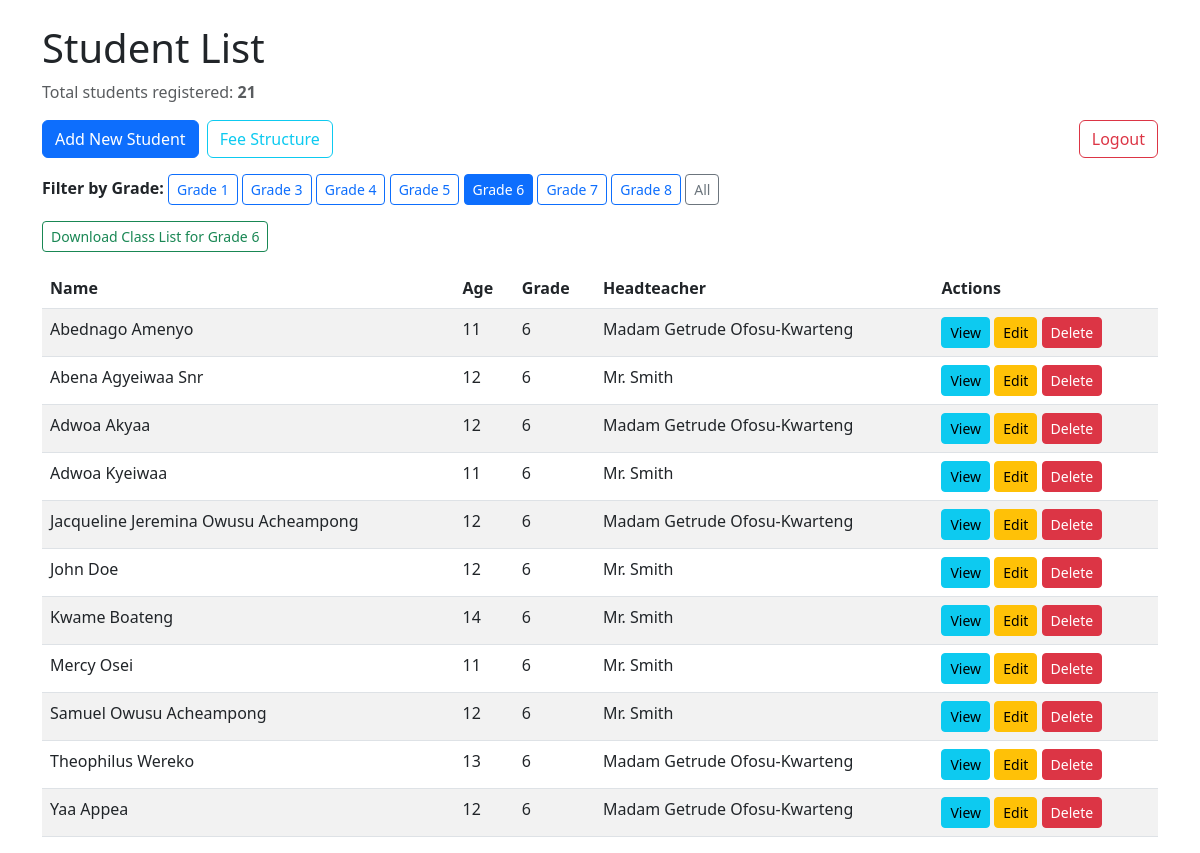
Page /books/grade/6/ (signed in) on the committed database.
### book_store/models.py (models this page shows, shortened)
class Student(models.Model):
   name = models.CharField(max_length=100)
   age = models.IntegerField()
   grade = models.IntegerField()
   guardian_name = models.CharField(max_length=100)
   guardian_address = models.TextField()
   headteacher = models.ForeignKey('HeadTeacher', on_delete=models.PROTECT, related_name='students')
   fee_structure = models.ForeignKey(FeeStructure, on_delete=models.SET_NULL, null=True, blank=True)

class HeadTeacher(models.Model):
    name = models.CharField(max_length=100)
    qualification = models.CharField(max_length=100)
    date_appointed = models.DateField()

### book_store/views.py (the view)
# urls.py: path('', StudentListView.as_view(), name='student_list'),
class StudentListView(LoginRequiredMixin, ListView):
    model = Student
    template_name = 'students/student_list.html'
    context_object_name = 'students'
    def get_queryset(self):
        queryset = super().get_queryset().order_by('-id')
        grade = self.kwargs.get('grade')
        if grade is not None:
            return Student.objects.filter(grade=grade).order_by('name')
        return Student.objects.all().order_by('-id')
    def get_context_data(self, **kwargs):
        context = super().get_context_data(**kwargs)
        context['grades'] = Student.objects.values_list('grade', flat=True).distinct().order_by('grade')
        context['selected_grade'] = self.kwargs.get('grade')
        context['total_students'] = Student.objects.count()
        return context

### book_store/templates/students/student_list.html (shortened to what this page needs)
<!DOCTYPE html>
<html lang="en">
<head>
 <link href="https://cdn.jsdelivr.net/npm/bootstrap@5.3.0/dist/css/bootstrap.min.css" rel="stylesheet">
</head>
<body>
  <div class="container mt-4">
    <h1>Student List</h1>
    <p class="text-muted">Total students registered: <strong>{{ total_students }}</strong></p>
    <div class="d-flex align-items-center mb-3">
      <a href="{% url 'student_create' %}" class="btn btn-primary">Add New Student</a>
      <a href="{% url 'fee_structure_list' %}" class="btn btn-outline-info ms-2">Fee Structure</a>
      <form action="{% url 'logout' %}" method="post" class="ms-auto mb-0">
        <button type="submit" class="btn btn-outline-danger">Logout</button>
      </form>
      </div>
  <div class="mb-3">
   <strong>Filter by Grade:</strong>
   {% for grade in grades %}
   <a href="{% url 'student_list_by_grade' grade=grade %}"
    class="btn btn-outline-primary btn-sm {% if selected_grade == grade %}active{% endif %}">
    Grade {{ grade }}
   </a>
   {% endfor %}
   <a href="{% url 'student_list' %}"
    class="btn btn-outline-secondary btn-sm {% if not selected_grade %}active{% endif %}">All</a>
  </div>
  {% if selected_grade %}
  <div class="mb-3">
    <a href="{% url 'download_class_list_pdf' grade=selected_grade %}" class="btn btn-outline-success btn-sm">
      Download Class List for Grade {{ selected_grade }}
    </a>
  </div>
  {% endif %}
  {% if students %}
  <table class="table table-striped">
   <thead>
    <tr>
     <th>Name</th>
     <th>Age</th>
     <th>Grade</th>
     <th>Headteacher</th>
     <th>Actions</th>
    </tr>
   </thead>
   <tbody>
    {% for student in students|slice:":20" %}
    <tr>
     <td>{{ student.name }}</td>
     <td>{{ student.age }}</td>
     <td>{{ student.grade }}</td>
     <td>
      {% if student.headteacher %}
      {{ student.headteacher.name }}
      {% else %}
      Not Assigned
      {% endif %}
     </td>
     <td>
      <a href="{% url 'student_detail' student.pk %}" class="btn btn-info btn-sm">View</a>
      <a href="{% url 'student_update' student.pk %}" class="btn btn-warning btn-sm">Edit</a>
      <a href="{% url 'student_delete' student.pk %}" class="btn btn-danger btn-sm">Delete</a>
     </td>
    </tr>
    {% endfor %}
   </tbody>
  </table>
  {% else %}
  <p>No students found.</p>
  {% endif %}
 </div>
</body>
</html>

### rows in the picture
Student: name "Abednago Amenyo", age "11", grade "6", headteacher.name "Madam Getrude Ofosu-Kwarteng"
Student: name "Abena Agyeiwaa Snr", age "12", grade "6", headteacher.name "Mr. Smith"
Student: name "Adwoa Akyaa", age "12", grade "6", headteacher.name "Madam Getrude Ofosu-Kwarteng"
Student: name "Adwoa Kyeiwaa", age "11", grade "6", headteacher.name "Mr. Smith"
Student: name "Jacqueline Jeremina Owusu Acheampong", age "12", grade "6", headteacher.name "Madam Getrude Ofosu-Kwarteng"
Student: name "John Doe", age "12", grade "6", headteacher.name "Mr. Smith"
Student: name "Kwame Boateng", age "14", grade "6", headteacher.name "Mr. Smith"
Student: name "Mercy Osei", age "11", grade "6", headteacher.name "Mr. Smith"
Student: name "Samuel Owusu Acheampong", age "12", grade "6", headteacher.name "Mr. Smith"
Student: name "Theophilus Wereko", age "13", grade "6", headteacher.name "Madam Getrude Ofosu-Kwarteng"
Student: name "Yaa Appea", age "12", grade "6", headteacher.name "Madam Getrude Ofosu-Kwarteng"

### other values in the picture
{{ total_students }} "21"
{{ grade }} "1" "3" "4" "5" "6" "7" "8"
{{ selected_grade }} "6"
